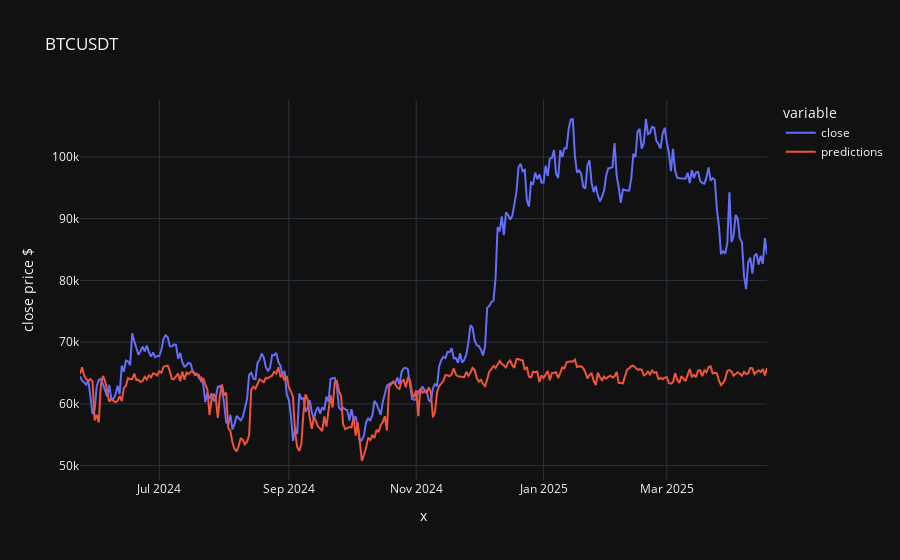

Here is the notebook cell this chart was saved with:
### Code cell
for coin in selected_coins:
    df_filename = coin.lower() + "_1d.csv"
    df = pd.read_csv("../backend/data/"+df_filename, parse_dates=True, index_col=0)
    # use the params trained from the initial model on BTC 5 year lagged close prices.
    xgboost_train_pipeline_full(coin, df, params)

### Figure 1 — Plotly figure (JSON) as saved in the notebook; plotly's stock layout.template omitted (floating-point values rounded to 4 significant figures; data arrays with more than 128 entries replaced by an {"elided": "..."} marker saying what was removed)
{"data": [{"hovertemplate": "variable=close<br>x=%{x}<br>close price $=%{y}<extra></extra>", "legendgroup": "close", "line": {"color": "#636efa", "dash": "solid"}, "marker": {"symbol": "circle"}, "mode": "lines", "name": "close", "orientation": "v", "showlegend": true, "type": "scatter", "x": {"elided": "330 str values"}, "xaxis": "x", "y": {"elided": "330 float values"}, "yaxis": "y"}, {"hovertemplate": "variable=predictions<br>x=%{x}<br>close price $=%{y}<extra></extra>", "legendgroup": "predictions", "line": {"color": "#EF553B", "dash": "solid"}, "marker": {"symbol": "circle"}, "mode": "lines", "name": "predictions", "orientation": "v", "showlegend": true, "type": "scatter", "x": {"elided": "330 str values"}, "xaxis": "x", "y": {"elided": "330 float values"}, "yaxis": "y"}], "layout": {"legend": {"title": {"text": "variable"}, "tracegroupgap": 0}, "title": {"text": "BTCUSDT"}, "xaxis": {"anchor": "y", "domain": [0, 1], "title": {"text": "x"}}, "yaxis": {"anchor": "x", "domain": [0, 1], "title": {"text": "close price $"}}}}
